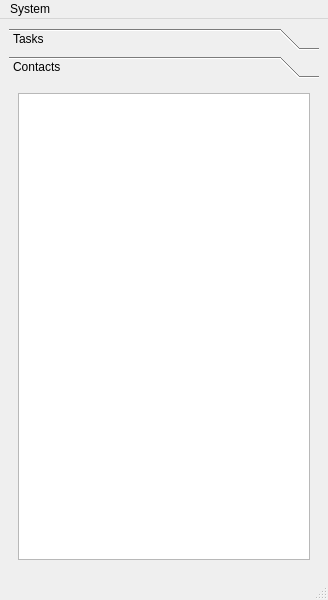
<?xml version="1.0" encoding="UTF-8"?>
<ui version="4.0">
 <class>MainWindow</class>
 <widget class="QMainWindow" name="MainWindow">
  <property name="geometry">
   <rect>
    <x>0</x>
    <y>0</y>
    <width>328</width>
    <height>600</height>
   </rect>
  </property>
  <property name="windowTitle">
   <string>Open Development Assistant</string>
  </property>
  <widget class="QWidget" name="centralwidget">
   <layout class="QGridLayout" name="gridLayout">
    <item row="0" column="0">
     <widget class="QToolBox" name="toolBox">
      <property name="currentIndex">
       <number>1</number>
      </property>
      <widget class="QWidget" name="tasks">
       <property name="geometry">
        <rect>
         <x>0</x>
         <y>0</y>
         <width>310</width>
         <height>485</height>
        </rect>
       </property>
       <attribute name="label">
        <string>Tasks</string>
       </attribute>
      </widget>
      <widget class="QWidget" name="contacts">
       <property name="geometry">
        <rect>
         <x>0</x>
         <y>0</y>
         <width>310</width>
         <height>485</height>
        </rect>
       </property>
       <attribute name="label">
        <string>Contacts</string>
       </attribute>
       <layout class="QVBoxLayout" name="verticalLayout">
        <item>
         <widget class="QListWidget" name="contactList"/>
        </item>
       </layout>
      </widget>
     </widget>
    </item>
   </layout>
  </widget>
  <widget class="QMenuBar" name="menubar">
   <property name="geometry">
    <rect>
     <x>0</x>
     <y>0</y>
     <width>328</width>
     <height>23</height>
    </rect>
   </property>
   <widget class="QMenu" name="menuSystem">
    <property name="title">
     <string>System</string>
    </property>
    <addaction name="actionSettings"/>
   </widget>
   <addaction name="menuSystem"/>
  </widget>
  <widget class="QStatusBar" name="statusbar"/>
  <action name="actionSettings">
   <property name="text">
    <string>Settings</string>
   </property>
  </action>
 </widget>
 <resources/>
 <connections/>
</ui>
